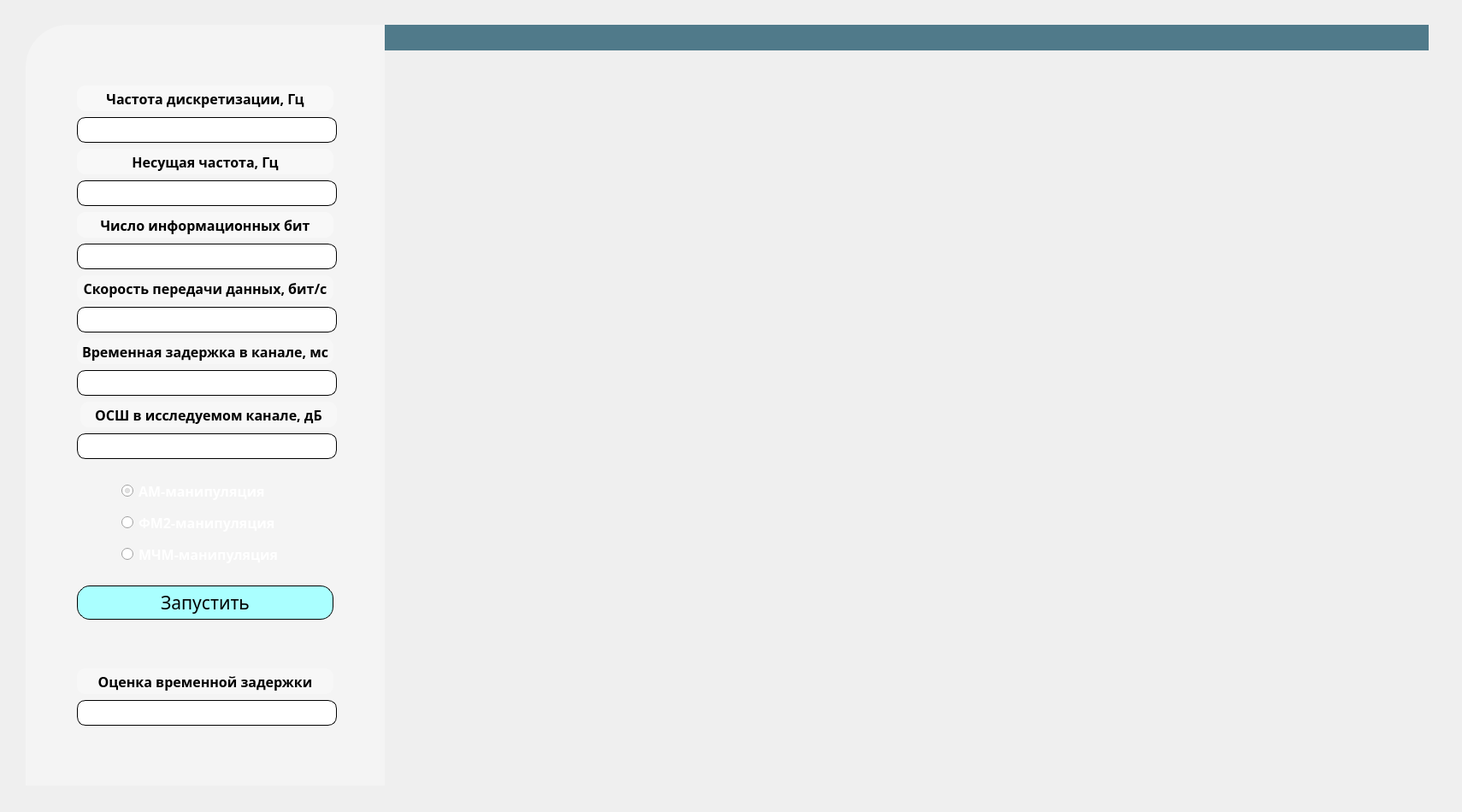
<?xml version="1.0" encoding="UTF-8"?>
<ui version="4.0">
 <class>MainWindow</class>
 <widget class="QMainWindow" name="MainWindow">
  <property name="geometry">
   <rect>
    <x>0</x>
    <y>0</y>
    <width>1710</width>
    <height>950</height>
   </rect>
  </property>
  <property name="minimumSize">
   <size>
    <width>1710</width>
    <height>950</height>
   </size>
  </property>
  <property name="maximumSize">
   <size>
    <width>1710</width>
    <height>950</height>
   </size>
  </property>
  <property name="windowTitle">
   <string>MainWindow</string>
  </property>
  <widget class="QWidget" name="centralwidget">
   <widget class="QWidget" name="widget" native="true">
    <property name="geometry">
     <rect>
      <x>20</x>
      <y>19</y>
      <width>1661</width>
      <height>921</height>
     </rect>
    </property>
    <property name="styleSheet">
     <string notr="true"/>
    </property>
    <widget class="QLabel" name="label">
     <property name="geometry">
      <rect>
       <x>10</x>
       <y>10</y>
       <width>420</width>
       <height>890</height>
      </rect>
     </property>
     <property name="minimumSize">
      <size>
       <width>420</width>
       <height>890</height>
      </size>
     </property>
     <property name="maximumSize">
      <size>
       <width>420</width>
       <height>890</height>
      </size>
     </property>
     <property name="styleSheet">
      <string notr="true">border-image: url(C:/University/6 course/morozov/time-delay/icons/1616970531_19-p-fon-na-aifon-20.jpg);
border-top-left-radius: 50px;</string>
     </property>
     <property name="text">
      <string/>
     </property>
    </widget>
    <widget class="QLabel" name="label_2">
     <property name="geometry">
      <rect>
       <x>10</x>
       <y>10</y>
       <width>420</width>
       <height>890</height>
      </rect>
     </property>
     <property name="minimumSize">
      <size>
       <width>420</width>
       <height>890</height>
      </size>
     </property>
     <property name="maximumSize">
      <size>
       <width>420</width>
       <height>890</height>
      </size>
     </property>
     <property name="styleSheet">
      <string notr="true">background-color: rgba(255, 255, 255, 80);
border-top-left-radius: 50px;</string>
     </property>
     <property name="text">
      <string/>
     </property>
    </widget>
    <widget class="QLabel" name="label_3">
     <property name="geometry">
      <rect>
       <x>400</x>
       <y>10</y>
       <width>1250</width>
       <height>890</height>
      </rect>
     </property>
     <property name="minimumSize">
      <size>
       <width>1250</width>
       <height>890</height>
      </size>
     </property>
     <property name="maximumSize">
      <size>
       <width>1250</width>
       <height>890</height>
      </size>
     </property>
     <property name="styleSheet">
      <string notr="true">border-image: url(C:/University/6 course/morozov/time-delay/icons/99120c6e36030e6bae1a5b1aaa70a94b.jpg);
border-bottom-right-radius:50px;</string>
     </property>
     <property name="text">
      <string/>
     </property>
    </widget>
    <widget class="QFrame" name="header_container">
     <property name="geometry">
      <rect>
       <x>430</x>
       <y>10</y>
       <width>1221</width>
       <height>30</height>
      </rect>
     </property>
     <property name="styleSheet">
      <string notr="true">background-color: rgb(80, 122, 138);
border: none;</string>
     </property>
     <property name="frameShape">
      <enum>QFrame::NoFrame</enum>
     </property>
     <property name="frameShadow">
      <enum>QFrame::Raised</enum>
     </property>
     <layout class="QHBoxLayout" name="horizontalLayout_2">
      <property name="spacing">
       <number>0</number>
      </property>
      <property name="leftMargin">
       <number>0</number>
      </property>
      <property name="topMargin">
       <number>0</number>
      </property>
      <property name="rightMargin">
       <number>0</number>
      </property>
      <property name="bottomMargin">
       <number>0</number>
      </property>
      <item alignment="Qt::AlignLeft|Qt::AlignTop">
       <widget class="QFrame" name="side_menu_button_frame">
        <property name="styleSheet">
         <string notr="true">border: none;</string>
        </property>
        <property name="frameShape">
         <enum>QFrame::StyledPanel</enum>
        </property>
        <property name="frameShadow">
         <enum>QFrame::Raised</enum>
        </property>
        <layout class="QVBoxLayout" name="verticalLayout_3">
         <property name="spacing">
          <number>0</number>
         </property>
         <property name="leftMargin">
          <number>0</number>
         </property>
         <property name="topMargin">
          <number>0</number>
         </property>
         <property name="rightMargin">
          <number>0</number>
         </property>
         <property name="bottomMargin">
          <number>0</number>
         </property>
        </layout>
       </widget>
      </item>
      <item alignment="Qt::AlignRight|Qt::AlignTop">
       <widget class="QFrame" name="window_buttons_frame">
        <property name="styleSheet">
         <string notr="true">border: none;</string>
        </property>
        <property name="frameShape">
         <enum>QFrame::StyledPanel</enum>
        </property>
        <property name="frameShadow">
         <enum>QFrame::Raised</enum>
        </property>
        <layout class="QHBoxLayout" name="horizontalLayout_4">
         <property name="spacing">
          <number>0</number>
         </property>
         <property name="leftMargin">
          <number>0</number>
         </property>
         <property name="topMargin">
          <number>0</number>
         </property>
         <property name="rightMargin">
          <number>0</number>
         </property>
         <property name="bottomMargin">
          <number>0</number>
         </property>
         <item>
          <widget class="QPushButton" name="minimized_button">
           <property name="text">
            <string/>
           </property>
           <property name="icon">
            <iconset>
             <normaloff>../icons/minimize_button.png</normaloff>../icons/minimize_button.png</iconset>
           </property>
           <property name="iconSize">
            <size>
             <width>30</width>
             <height>30</height>
            </size>
           </property>
          </widget>
         </item>
         <item>
          <widget class="QPushButton" name="close_button">
           <property name="text">
            <string/>
           </property>
           <property name="icon">
            <iconset>
             <normaloff>../icons/close_button.png</normaloff>../icons/close_button.png</iconset>
           </property>
           <property name="iconSize">
            <size>
             <width>30</width>
             <height>30</height>
            </size>
           </property>
          </widget>
         </item>
        </layout>
        <zorder>close_button</zorder>
        <zorder>minimized_button</zorder>
       </widget>
      </item>
     </layout>
    </widget>
    <widget class="QFrame" name="main_frame_container">
     <property name="geometry">
      <rect>
       <x>430</x>
       <y>40</y>
       <width>1220</width>
       <height>850</height>
      </rect>
     </property>
     <property name="sizePolicy">
      <sizepolicy hsizetype="Preferred" vsizetype="Expanding">
       <horstretch>0</horstretch>
       <verstretch>0</verstretch>
      </sizepolicy>
     </property>
     <property name="minimumSize">
      <size>
       <width>1220</width>
       <height>850</height>
      </size>
     </property>
     <property name="maximumSize">
      <size>
       <width>1220</width>
       <height>850</height>
      </size>
     </property>
     <property name="styleSheet">
      <string notr="true">background-color: rgba(240, 219, 251, 0);
border-bottom-right-radius:50px;</string>
     </property>
     <property name="frameShape">
      <enum>QFrame::StyledPanel</enum>
     </property>
     <property name="frameShadow">
      <enum>QFrame::Raised</enum>
     </property>
     <widget class="QStackedWidget" name="stacked_widget">
      <property name="geometry">
       <rect>
        <x>0</x>
        <y>0</y>
        <width>1220</width>
        <height>850</height>
       </rect>
      </property>
      <property name="sizePolicy">
       <sizepolicy hsizetype="Preferred" vsizetype="Minimum">
        <horstretch>0</horstretch>
        <verstretch>0</verstretch>
       </sizepolicy>
      </property>
      <property name="minimumSize">
       <size>
        <width>1220</width>
        <height>850</height>
       </size>
      </property>
      <property name="maximumSize">
       <size>
        <width>1220</width>
        <height>850</height>
       </size>
      </property>
      <property name="styleSheet">
       <string notr="true">border-bottom-right-radius:50px;
background-color: rgba(255, 255, 255, 0);
border: none;</string>
      </property>
      <property name="currentIndex">
       <number>0</number>
      </property>
      <widget class="QWidget" name="graphics_page">
       <layout class="QVBoxLayout" name="verticalLayout_2">
        <item>
         <layout class="QVBoxLayout" name="verticalLayout_18">
          <property name="spacing">
           <number>0</number>
          </property>
         </layout>
        </item>
       </layout>
      </widget>
      <widget class="QWidget" name="research_page">
       <layout class="QVBoxLayout" name="verticalLayout_6">
        <item>
         <widget class="QFrame" name="frame_2">
          <property name="styleSheet">
           <string notr="true">background-color: rgb(240, 219, 251, 0);</string>
          </property>
          <property name="frameShape">
           <enum>QFrame::StyledPanel</enum>
          </property>
          <property name="frameShadow">
           <enum>QFrame::Raised</enum>
          </property>
          <layout class="QVBoxLayout" name="verticalLayout_5">
           <item>
            <layout class="QVBoxLayout" name="verticalLayout_4"/>
           </item>
          </layout>
         </widget>
        </item>
        <item>
         <widget class="QFrame" name="frame">
          <property name="sizePolicy">
           <sizepolicy hsizetype="Expanding" vsizetype="Preferred">
            <horstretch>0</horstretch>
            <verstretch>0</verstretch>
           </sizepolicy>
          </property>
          <property name="minimumSize">
           <size>
            <width>780</width>
            <height>50</height>
           </size>
          </property>
          <property name="maximumSize">
           <size>
            <width>1670000</width>
            <height>50</height>
           </size>
          </property>
          <property name="frameShape">
           <enum>QFrame::StyledPanel</enum>
          </property>
          <property name="frameShadow">
           <enum>QFrame::Raised</enum>
          </property>
          <layout class="QHBoxLayout" name="horizontalLayout">
           <item>
            <spacer name="horizontalSpacer_2">
             <property name="orientation">
              <enum>Qt::Horizontal</enum>
             </property>
             <property name="sizeHint" stdset="0">
              <size>
               <width>40</width>
               <height>50</height>
              </size>
             </property>
            </spacer>
           </item>
           <item>
            <widget class="QLabel" name="label_11">
             <property name="minimumSize">
              <size>
               <width>200</width>
               <height>30</height>
              </size>
             </property>
             <property name="maximumSize">
              <size>
               <width>200</width>
               <height>30</height>
              </size>
             </property>
             <property name="font">
              <font>
               <family>Century Gothic</family>
               <pointsize>12</pointsize>
               <weight>75</weight>
               <bold>true</bold>
              </font>
             </property>
             <property name="styleSheet">
              <string notr="true">border: none;</string>
             </property>
             <property name="text">
              <string>Количество усреднений</string>
             </property>
            </widget>
           </item>
           <item alignment="Qt::AlignBottom">
            <widget class="QLineEdit" name="average_count_edit">
             <property name="minimumSize">
              <size>
               <width>200</width>
               <height>30</height>
              </size>
             </property>
             <property name="maximumSize">
              <size>
               <width>200</width>
               <height>30</height>
              </size>
             </property>
             <property name="font">
              <font>
               <family>Century Gothic</family>
               <pointsize>10</pointsize>
              </font>
             </property>
             <property name="styleSheet">
              <string notr="true">border: 1px solid black;
border-radius: 10px;
background-color: rgb(255, 255, 255);</string>
             </property>
             <property name="text">
              <string/>
             </property>
             <property name="alignment">
              <set>Qt::AlignRight|Qt::AlignTrailing|Qt::AlignVCenter</set>
             </property>
            </widget>
           </item>
           <item>
            <spacer name="horizontalSpacer">
             <property name="orientation">
              <enum>Qt::Horizontal</enum>
             </property>
             <property name="sizeType">
              <enum>QSizePolicy::Fixed</enum>
             </property>
             <property name="sizeHint" stdset="0">
              <size>
               <width>100</width>
               <height>50</height>
              </size>
             </property>
            </spacer>
           </item>
           <item>
            <widget class="QPushButton" name="start_research_button">
             <property name="minimumSize">
              <size>
               <width>300</width>
               <height>30</height>
              </size>
             </property>
             <property name="maximumSize">
              <size>
               <width>300</width>
               <height>50</height>
              </size>
             </property>
             <property name="font">
              <font>
               <family>Century Gothic</family>
               <pointsize>12</pointsize>
               <weight>50</weight>
               <italic>false</italic>
               <bold>false</bold>
              </font>
             </property>
             <property name="styleSheet">
              <string notr="true">background-color: rgb(170, 255, 255);
color: rgb(0, 0, 0);
border: 1px solid black;
border-radius: 10px;</string>
             </property>
             <property name="text">
              <string>Запустить</string>
             </property>
            </widget>
           </item>
           <item>
            <spacer name="horizontalSpacer_3">
             <property name="orientation">
              <enum>Qt::Horizontal</enum>
             </property>
             <property name="sizeHint" stdset="0">
              <size>
               <width>40</width>
               <height>50</height>
              </size>
             </property>
            </spacer>
           </item>
          </layout>
         </widget>
        </item>
       </layout>
      </widget>
     </widget>
    </widget>
    <widget class="QWidget" name="verticalLayoutWidget">
     <property name="geometry">
      <rect>
       <x>70</x>
       <y>80</y>
       <width>304</width>
       <height>761</height>
      </rect>
     </property>
     <layout class="QVBoxLayout" name="verticalLayout">
      <item>
       <widget class="QLabel" name="label_4">
        <property name="minimumSize">
         <size>
          <width>300</width>
          <height>30</height>
         </size>
        </property>
        <property name="maximumSize">
         <size>
          <width>300</width>
          <height>30</height>
         </size>
        </property>
        <property name="font">
         <font>
          <family>Century Gothic</family>
          <pointsize>12</pointsize>
          <weight>75</weight>
          <bold>true</bold>
         </font>
        </property>
        <property name="styleSheet">
         <string notr="true">border: none;
background-color: rgba(255, 255, 255, 100);
border-radius: 10px;</string>
        </property>
        <property name="text">
         <string>Частота дискретизации, Гц</string>
        </property>
        <property name="alignment">
         <set>Qt::AlignCenter</set>
        </property>
       </widget>
      </item>
      <item>
       <widget class="QLineEdit" name="sampling_rate_edit">
        <property name="minimumSize">
         <size>
          <width>0</width>
          <height>30</height>
         </size>
        </property>
        <property name="font">
         <font>
          <family>Century Gothic</family>
          <pointsize>10</pointsize>
          <weight>50</weight>
          <bold>false</bold>
         </font>
        </property>
        <property name="styleSheet">
         <string notr="true">border: 1px solid black;
border-radius: 10px;</string>
        </property>
        <property name="alignment">
         <set>Qt::AlignCenter</set>
        </property>
       </widget>
      </item>
      <item>
       <widget class="QLabel" name="label_7">
        <property name="minimumSize">
         <size>
          <width>300</width>
          <height>30</height>
         </size>
        </property>
        <property name="maximumSize">
         <size>
          <width>300</width>
          <height>30</height>
         </size>
        </property>
        <property name="font">
         <font>
          <family>Century Gothic</family>
          <pointsize>12</pointsize>
          <weight>75</weight>
          <bold>true</bold>
         </font>
        </property>
        <property name="styleSheet">
         <string notr="true">border: none;
background-color: rgba(255, 255, 255, 100);
border-radius: 10px;</string>
        </property>
        <property name="text">
         <string>Несущая частота, Гц</string>
        </property>
        <property name="alignment">
         <set>Qt::AlignCenter</set>
        </property>
       </widget>
      </item>
      <item>
       <widget class="QLineEdit" name="signal_freq_edit">
        <property name="minimumSize">
         <size>
          <width>0</width>
          <height>30</height>
         </size>
        </property>
        <property name="font">
         <font>
          <family>Century Gothic</family>
          <pointsize>10</pointsize>
          <weight>50</weight>
          <bold>false</bold>
         </font>
        </property>
        <property name="styleSheet">
         <string notr="true">border: 1px solid black;
border-radius: 10px;</string>
        </property>
        <property name="alignment">
         <set>Qt::AlignCenter</set>
        </property>
       </widget>
      </item>
      <item>
       <widget class="QLabel" name="label_5">
        <property name="minimumSize">
         <size>
          <width>300</width>
          <height>30</height>
         </size>
        </property>
        <property name="maximumSize">
         <size>
          <width>300</width>
          <height>30</height>
         </size>
        </property>
        <property name="font">
         <font>
          <family>Century Gothic</family>
          <pointsize>12</pointsize>
          <weight>75</weight>
          <bold>true</bold>
         </font>
        </property>
        <property name="styleSheet">
         <string notr="true">border: none;
background-color: rgba(255, 255, 255, 100);
border-radius: 10px;</string>
        </property>
        <property name="text">
         <string>Число информационных бит</string>
        </property>
        <property name="alignment">
         <set>Qt::AlignCenter</set>
        </property>
       </widget>
      </item>
      <item>
       <widget class="QLineEdit" name="bits_count_edit">
        <property name="minimumSize">
         <size>
          <width>0</width>
          <height>30</height>
         </size>
        </property>
        <property name="font">
         <font>
          <family>Century Gothic</family>
          <pointsize>10</pointsize>
          <weight>50</weight>
          <bold>false</bold>
         </font>
        </property>
        <property name="styleSheet">
         <string notr="true">border: 1px solid black;
border-radius: 10px;</string>
        </property>
        <property name="alignment">
         <set>Qt::AlignCenter</set>
        </property>
       </widget>
      </item>
      <item>
       <widget class="QLabel" name="label_6">
        <property name="minimumSize">
         <size>
          <width>300</width>
          <height>30</height>
         </size>
        </property>
        <property name="maximumSize">
         <size>
          <width>300</width>
          <height>30</height>
         </size>
        </property>
        <property name="font">
         <font>
          <family>Century Gothic</family>
          <pointsize>12</pointsize>
          <weight>75</weight>
          <bold>true</bold>
         </font>
        </property>
        <property name="styleSheet">
         <string notr="true">border: none;
background-color: rgba(255, 255, 255, 80);
border-radius: 10px;</string>
        </property>
        <property name="text">
         <string>Скорость передачи данных, бит/с</string>
        </property>
        <property name="alignment">
         <set>Qt::AlignCenter</set>
        </property>
       </widget>
      </item>
      <item>
       <widget class="QLineEdit" name="bits_per_second_edit">
        <property name="minimumSize">
         <size>
          <width>0</width>
          <height>30</height>
         </size>
        </property>
        <property name="font">
         <font>
          <family>Century Gothic</family>
          <pointsize>10</pointsize>
          <weight>50</weight>
          <bold>false</bold>
         </font>
        </property>
        <property name="styleSheet">
         <string notr="true">border: 1px solid black;
border-radius: 10px;</string>
        </property>
        <property name="frame">
         <bool>true</bool>
        </property>
        <property name="alignment">
         <set>Qt::AlignCenter</set>
        </property>
        <property name="placeholderText">
         <string/>
        </property>
       </widget>
      </item>
      <item>
       <widget class="QLabel" name="label_8">
        <property name="minimumSize">
         <size>
          <width>300</width>
          <height>30</height>
         </size>
        </property>
        <property name="maximumSize">
         <size>
          <width>300</width>
          <height>30</height>
         </size>
        </property>
        <property name="font">
         <font>
          <family>Century Gothic</family>
          <pointsize>12</pointsize>
          <weight>75</weight>
          <bold>true</bold>
         </font>
        </property>
        <property name="styleSheet">
         <string notr="true">border: none;
background-color: rgba(255, 255, 255, 80);
border-radius: 10px;</string>
        </property>
        <property name="text">
         <string>Временная задержка в канале, мс</string>
        </property>
        <property name="alignment">
         <set>Qt::AlignCenter</set>
        </property>
       </widget>
      </item>
      <item>
       <widget class="QLineEdit" name="time_delay_edit">
        <property name="minimumSize">
         <size>
          <width>0</width>
          <height>30</height>
         </size>
        </property>
        <property name="font">
         <font>
          <family>Century Gothic</family>
          <pointsize>10</pointsize>
          <weight>50</weight>
          <bold>false</bold>
         </font>
        </property>
        <property name="styleSheet">
         <string notr="true">border: 1px solid black;
border-radius: 10px;</string>
        </property>
        <property name="alignment">
         <set>Qt::AlignCenter</set>
        </property>
       </widget>
      </item>
      <item>
       <widget class="QLabel" name="label_9">
        <property name="minimumSize">
         <size>
          <width>300</width>
          <height>30</height>
         </size>
        </property>
        <property name="maximumSize">
         <size>
          <width>300</width>
          <height>30</height>
         </size>
        </property>
        <property name="font">
         <font>
          <family>Century Gothic</family>
          <pointsize>12</pointsize>
          <weight>75</weight>
          <bold>true</bold>
         </font>
        </property>
        <property name="layoutDirection">
         <enum>Qt::RightToLeft</enum>
        </property>
        <property name="styleSheet">
         <string notr="true">border: none;
background-color: rgba(255, 255, 255, 80);
border-radius: 10px;</string>
        </property>
        <property name="text">
         <string>ОСШ в исследуемом канале, дБ</string>
        </property>
        <property name="alignment">
         <set>Qt::AlignCenter</set>
        </property>
       </widget>
      </item>
      <item>
       <widget class="QLineEdit" name="snr_edit">
        <property name="minimumSize">
         <size>
          <width>0</width>
          <height>30</height>
         </size>
        </property>
        <property name="font">
         <font>
          <family>Century Gothic</family>
          <pointsize>10</pointsize>
          <weight>50</weight>
          <bold>false</bold>
         </font>
        </property>
        <property name="styleSheet">
         <string notr="true">border: 1px solid black;
border-radius: 10px;</string>
        </property>
        <property name="alignment">
         <set>Qt::AlignCenter</set>
        </property>
       </widget>
      </item>
      <item>
       <spacer name="verticalSpacer_2">
        <property name="orientation">
         <enum>Qt::Vertical</enum>
        </property>
        <property name="sizeType">
         <enum>QSizePolicy::Fixed</enum>
        </property>
        <property name="sizeHint" stdset="0">
         <size>
          <width>300</width>
          <height>15</height>
         </size>
        </property>
       </spacer>
      </item>
      <item alignment="Qt::AlignHCenter">
       <widget class="QRadioButton" name="am_manipulation_radio">
        <property name="minimumSize">
         <size>
          <width>200</width>
          <height>30</height>
         </size>
        </property>
        <property name="maximumSize">
         <size>
          <width>200</width>
          <height>30</height>
         </size>
        </property>
        <property name="font">
         <font>
          <family>Century Gothic</family>
          <pointsize>12</pointsize>
          <weight>75</weight>
          <bold>true</bold>
         </font>
        </property>
        <property name="layoutDirection">
         <enum>Qt::LeftToRight</enum>
        </property>
        <property name="styleSheet">
         <string notr="true">border: none;
color: rgb(255, 255, 255);
</string>
        </property>
        <property name="text">
         <string>АМ-манипуляция</string>
        </property>
        <property name="checked">
         <bool>true</bool>
        </property>
       </widget>
      </item>
      <item alignment="Qt::AlignHCenter">
       <widget class="QRadioButton" name="fm2_manipulation_radio">
        <property name="minimumSize">
         <size>
          <width>200</width>
          <height>30</height>
         </size>
        </property>
        <property name="maximumSize">
         <size>
          <width>200</width>
          <height>30</height>
         </size>
        </property>
        <property name="font">
         <font>
          <family>Century Gothic</family>
          <pointsize>12</pointsize>
          <weight>75</weight>
          <bold>true</bold>
         </font>
        </property>
        <property name="styleSheet">
         <string notr="true">border: none;
color: rgb(255, 255, 255);</string>
        </property>
        <property name="text">
         <string>ФМ2-манипуляция</string>
        </property>
       </widget>
      </item>
      <item alignment="Qt::AlignHCenter">
       <widget class="QRadioButton" name="mchm_manipulation_radio">
        <property name="minimumSize">
         <size>
          <width>200</width>
          <height>30</height>
         </size>
        </property>
        <property name="maximumSize">
         <size>
          <width>200</width>
          <height>30</height>
         </size>
        </property>
        <property name="font">
         <font>
          <family>Century Gothic</family>
          <pointsize>12</pointsize>
          <weight>75</weight>
          <bold>true</bold>
         </font>
        </property>
        <property name="styleSheet">
         <string notr="true">border: none;
color: rgb(255, 255, 255);</string>
        </property>
        <property name="text">
         <string>МЧМ-манипуляция</string>
        </property>
       </widget>
      </item>
      <item>
       <spacer name="verticalSpacer">
        <property name="orientation">
         <enum>Qt::Vertical</enum>
        </property>
        <property name="sizeType">
         <enum>QSizePolicy::Fixed</enum>
        </property>
        <property name="sizeHint" stdset="0">
         <size>
          <width>300</width>
          <height>15</height>
         </size>
        </property>
       </spacer>
      </item>
      <item>
       <widget class="QPushButton" name="start_calc_button">
        <property name="minimumSize">
         <size>
          <width>300</width>
          <height>40</height>
         </size>
        </property>
        <property name="maximumSize">
         <size>
          <width>300</width>
          <height>40</height>
         </size>
        </property>
        <property name="font">
         <font>
          <family>Century Gothic</family>
          <pointsize>16</pointsize>
         </font>
        </property>
        <property name="styleSheet">
         <string notr="true">background-color: rgb(170, 255, 255);
color: rgb(0, 0, 0);
border: 1px solid black;
border-radius: 15px;</string>
        </property>
        <property name="text">
         <string>Запустить</string>
        </property>
        <property name="iconSize">
         <size>
          <width>30</width>
          <height>30</height>
         </size>
        </property>
       </widget>
      </item>
      <item>
       <spacer name="verticalSpacer_3">
        <property name="orientation">
         <enum>Qt::Vertical</enum>
        </property>
        <property name="sizeType">
         <enum>QSizePolicy::Fixed</enum>
        </property>
        <property name="sizeHint" stdset="0">
         <size>
          <width>20</width>
          <height>50</height>
         </size>
        </property>
       </spacer>
      </item>
      <item>
       <widget class="QLabel" name="label_10">
        <property name="minimumSize">
         <size>
          <width>300</width>
          <height>30</height>
         </size>
        </property>
        <property name="maximumSize">
         <size>
          <width>300</width>
          <height>30</height>
         </size>
        </property>
        <property name="font">
         <font>
          <family>Century Gothic</family>
          <pointsize>12</pointsize>
          <weight>75</weight>
          <bold>true</bold>
         </font>
        </property>
        <property name="styleSheet">
         <string notr="true">border: none;
background-color: rgba(255, 255, 255, 80);
border-radius: 10px;</string>
        </property>
        <property name="text">
         <string>Оценка временной задержки</string>
        </property>
        <property name="alignment">
         <set>Qt::AlignCenter</set>
        </property>
       </widget>
      </item>
      <item>
       <widget class="QLineEdit" name="time_delay_assessment_edit">
        <property name="minimumSize">
         <size>
          <width>0</width>
          <height>30</height>
         </size>
        </property>
        <property name="font">
         <font>
          <family>Century Gothic</family>
          <pointsize>10</pointsize>
         </font>
        </property>
        <property name="styleSheet">
         <string notr="true">border: 1px solid black;
border-radius: 10px;</string>
        </property>
        <property name="alignment">
         <set>Qt::AlignRight|Qt::AlignTrailing|Qt::AlignVCenter</set>
        </property>
       </widget>
      </item>
     </layout>
    </widget>
    <widget class="QPushButton" name="left_page_button">
     <property name="geometry">
      <rect>
       <x>1550</x>
       <y>850</y>
       <width>30</width>
       <height>30</height>
      </rect>
     </property>
     <property name="sizePolicy">
      <sizepolicy hsizetype="Minimum" vsizetype="Fixed">
       <horstretch>30</horstretch>
       <verstretch>30</verstretch>
      </sizepolicy>
     </property>
     <property name="minimumSize">
      <size>
       <width>30</width>
       <height>30</height>
      </size>
     </property>
     <property name="styleSheet">
      <string notr="true">border: none;</string>
     </property>
     <property name="text">
      <string/>
     </property>
     <property name="icon">
      <iconset>
       <normaloff>../icons/free-icon-left-arrow-467274.png</normaloff>../icons/free-icon-left-arrow-467274.png</iconset>
     </property>
     <property name="iconSize">
      <size>
       <width>30</width>
       <height>30</height>
      </size>
     </property>
    </widget>
    <widget class="QPushButton" name="right_page_button">
     <property name="geometry">
      <rect>
       <x>1590</x>
       <y>850</y>
       <width>30</width>
       <height>30</height>
      </rect>
     </property>
     <property name="sizePolicy">
      <sizepolicy hsizetype="Minimum" vsizetype="Fixed">
       <horstretch>30</horstretch>
       <verstretch>30</verstretch>
      </sizepolicy>
     </property>
     <property name="minimumSize">
      <size>
       <width>30</width>
       <height>30</height>
      </size>
     </property>
     <property name="styleSheet">
      <string notr="true">border: none;</string>
     </property>
     <property name="text">
      <string/>
     </property>
     <property name="icon">
      <iconset>
       <normaloff>../icons/free-icon-right-arrow-467282.png</normaloff>../icons/free-icon-right-arrow-467282.png</iconset>
     </property>
     <property name="iconSize">
      <size>
       <width>30</width>
       <height>30</height>
      </size>
     </property>
    </widget>
    <zorder>label_3</zorder>
    <zorder>label</zorder>
    <zorder>label_2</zorder>
    <zorder>header_container</zorder>
    <zorder>main_frame_container</zorder>
    <zorder>verticalLayoutWidget</zorder>
    <zorder>left_page_button</zorder>
    <zorder>right_page_button</zorder>
   </widget>
  </widget>
  <widget class="QMenuBar" name="menubar">
   <property name="geometry">
    <rect>
     <x>0</x>
     <y>0</y>
     <width>1710</width>
     <height>21</height>
    </rect>
   </property>
  </widget>
 </widget>
 <resources/>
 <connections/>
</ui>
